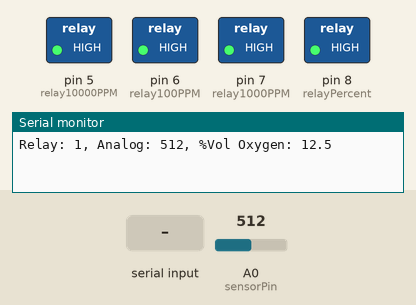
Simulated run of this sketch. Board: Arduino Uno, built with avr-gcc and run on an emulated ATmega328P. Parts: switched loads named in the sketch (green lamp = pin HIGH), the last lines printed to the serial monitor. The inputs (shaded band) are chosen by the test bench; at power-on: A0 (sensorPin) = 512.

Above: at 11.2 s.
11.3 s: "30,150\n" received over Serial
At 13.8 s:
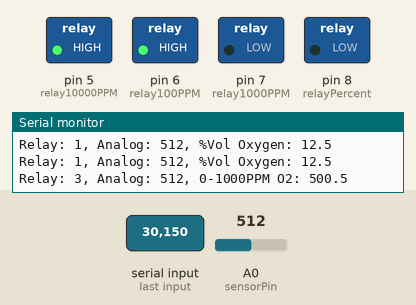
Timing chart, 0 to 17.5 s (numbered marks = the images above; inputs shaded):
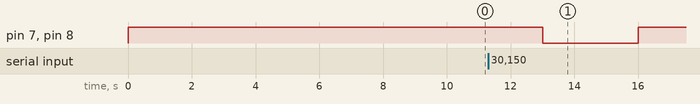

The sketch:

O2_sensor.ino
```cpp
//import real time clock libraries
//#include <Wire.h>
//#include "RTClib.h"

//define real time clock setup
//RTC_DS1307 rtc;
//const int clock_pwr = A3;
//const int clock_gnd = A2;

//define sensor pins
const int sensorPin = A0;
const int relayPercent = 8;
const int relay1000PPM = 7;
const int relay100PPM = 6;
const int relay10000PPM = 5;

//create sensor variables
float oxygen = 0.0;
byte sensorRange = 1+48;
int sensorValue = 0;


void setup()
{
  Serial.begin(9600);
  analogReference(INTERNAL);
  /*
  pinMode(clock_gnd, OUTPUT);
  digitalWrite(clock_gnd, LOW);

  pinMode(clock_pwr, OUTPUT);
  digitalWrite(clock_pwr, HIGH);

  delay(10);

  Wire.begin();
  rtc.begin();

  rtc.adjust(DateTime(__DATE__, __TIME__));

  DateTime now = rtc.now();
  Serial.print("Setup\t");

  Serial.print(now.year(), DEC);
  Serial.print('/');
  Serial.print(now.month(), DEC);
  Serial.print('/');
  Serial.print(now.day(), DEC);
  Serial.print(' ');

  Serial.print(now.hour(), DEC);
  Serial.print(':');
  Serial.print(now.minute(), DEC);
  Serial.print(':');
  Serial.print(now.second(), DEC);
  Serial.print(' ');
  Serial.println();
*/
  digitalWrite(sensorPin, LOW);
  pinMode(sensorPin, INPUT);


  pinMode(relayPercent, OUTPUT);
  digitalWrite(relayPercent, HIGH);


  pinMode(relay1000PPM, OUTPUT);
  digitalWrite(relay1000PPM, HIGH);

  pinMode(relay100PPM, OUTPUT);
  digitalWrite(relay100PPM, HIGH);

  pinMode(relay10000PPM, OUTPUT);
  digitalWrite(relay10000PPM, HIGH);


  delay(10000);
}


void loop() {

delay(1000);

//DateTime now = DateTime(__DATE__, __TIME__);

sensorValue = analogRead(sensorPin);

switch (sensorRange-48) {
    case 1://0-25%
      //Serial.println("Relay: 1");
      digitalWrite(relay10000PPM, HIGH);
      digitalWrite(relay100PPM, HIGH);
      digitalWrite(relay1000PPM, HIGH);
      digitalWrite(relayPercent, HIGH);
    break;

    case 2:// 0-10,000 ppm
      digitalWrite(relayPercent, LOW);
      digitalWrite(relay1000PPM, HIGH);
      digitalWrite(relay100PPM, HIGH);
      digitalWrite(relay10000PPM, LOW);
    break;

    case 3://0-1000 ppm
      digitalWrite(relayPercent, LOW);
      digitalWrite(relay10000PPM, HIGH);
      digitalWrite(relay100PPM, HIGH);
      digitalWrite(relay1000PPM, LOW);
    break;

    case 4://0-100 ppm
      digitalWrite(relayPercent, LOW);
      digitalWrite(relay10000PPM, HIGH);
      digitalWrite(relay1000PPM, HIGH);
      digitalWrite(relay100PPM, LOW);
    break;

    default:
    break;
}


switch (sensorRange-48) {
    case 1:
      oxygen = sensorValue * (25.0/1023.0);
      Serial.print("Relay: ");
      Serial.print(sensorRange-48);
      Serial.print(", Analog: ");
      Serial.print(sensorValue);
      Serial.print(", %Vol Oxygen: ");
      Serial.print(oxygen, 1);
    break;

    case 2:// 0-10,000 ppm
      oxygen = sensorValue * (10000.0 / 1023.0);
      Serial.print("Relay: ");
      Serial.print(sensorRange-48);
      Serial.print(", Analog: ");
      Serial.print(sensorValue);
      Serial.print(", 0-10,000PPM O2: ");
      Serial.print(oxygen, 1);
    break;

    case 3:
    //0-1000 ppm
      oxygen = sensorValue * (1000.0 / 1023.0);
      Serial.print("Relay: ");
      Serial.print(sensorRange-48);
      Serial.print(", Analog: ");
      Serial.print(sensorValue);
      Serial.print(", 0-1000PPM O2: ");
      Serial.print(oxygen, 1);
    break;

    case 4://0-100 ppm
      oxygen = sensorValue * (100.0 / 1023.0);
      Serial.print("Relay: ");
      Serial.print(sensorRange-48);
      Serial.print(", Analog: ");
      Serial.print(sensorValue);
      Serial.print(", 0-100PPM O2: ");
      Serial.print(oxygen, 1);
    break;

    default:
      sensorRange = 1+48;

  }
  /*
  Serial.print(", Time: ");
  Serial.print(now.hour(), DEC);
  Serial.print(':');
  Serial.print(now.minute(), DEC);
  Serial.print(':');
  Serial.print(now.second(), DEC);
  Serial.println();
  */
  Serial.println();
}


void serialEvent(){
 if (Serial.available() > 0) {

                sensorRange = Serial.read();
 }
}
```

Measured:
- after the input at 11.3 s, pin 7 (relay1000PPM), pin 8 (relayPercent): HIGH → LOW after 1.7 s, → HIGH 3.0 s later
